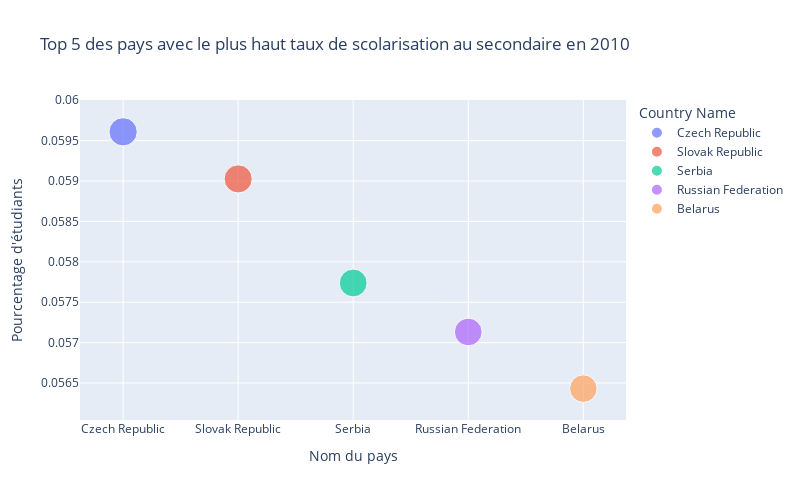

The code cell stored with this chart in its notebook:
### Code cell
import plotly.express as px
# graphique des pays avec le plus haut taux de scolarisation au secondaire 2010
fig = px.scatter(
    top5_education_2010,
    x="Country Name",
    y="proportion students 2010",
    title="Top 5 des pays avec le plus haut taux de scolarisation au secondaire en 2010",
    labels={"proportion students 2010": "Pourcentage d'étudiants"},
    size="proportion students 2010",
    color="Country Name"
)
fig.update_layout(
    xaxis_title="Nom du pays",
    yaxis_title="Pourcentage d'étudiants",
    width=800,
    height=500
)
fig.show()

### Figure 1 — Plotly figure (JSON) as saved in the notebook; plotly's stock layout.template omitted (floating-point values rounded to 4 significant figures)
{"data": [{"hovertemplate": "Country Name=%{x}<br>Pourcentage d'étudiants=%{marker.size}<extra></extra>", "legendgroup": "Czech Republic", "marker": {"color": "#636efa", "size": [0.05961], "sizemode": "area", "sizeref": 0.000149, "symbol": "circle"}, "mode": "markers", "name": "Czech Republic", "orientation": "v", "showlegend": true, "type": "scatter", "x": ["Czech Republic"], "xaxis": "x", "y": [0.05961], "yaxis": "y"}, {"hovertemplate": "Country Name=%{x}<br>Pourcentage d'étudiants=%{marker.size}<extra></extra>", "legendgroup": "Slovak Republic", "marker": {"color": "#EF553B", "size": [0.05903], "sizemode": "area", "sizeref": 0.000149, "symbol": "circle"}, "mode": "markers", "name": "Slovak Republic", "orientation": "v", "showlegend": true, "type": "scatter", "x": ["Slovak Republic"], "xaxis": "x", "y": [0.05903], "yaxis": "y"}, {"hovertemplate": "Country Name=%{x}<br>Pourcentage d'étudiants=%{marker.size}<extra></extra>", "legendgroup": "Serbia", "marker": {"color": "#00cc96", "size": [0.05774], "sizemode": "area", "sizeref": 0.000149, "symbol": "circle"}, "mode": "markers", "name": "Serbia", "orientation": "v", "showlegend": true, "type": "scatter", "x": ["Serbia"], "xaxis": "x", "y": [0.05774], "yaxis": "y"}, {"hovertemplate": "Country Name=%{x}<br>Pourcentage d'étudiants=%{marker.size}<extra></extra>", "legendgroup": "Russian Federation", "marker": {"color": "#ab63fa", "size": [0.05713], "sizemode": "area", "sizeref": 0.000149, "symbol": "circle"}, "mode": "markers", "name": "Russian Federation", "orientation": "v", "showlegend": true, "type": "scatter", "x": ["Russian Federation"], "xaxis": "x", "y": [0.05713], "yaxis": "y"}, {"hovertemplate": "Country Name=%{x}<br>Pourcentage d'étudiants=%{marker.size}<extra></extra>", "legendgroup": "Belarus", "marker": {"color": "#FFA15A", "size": [0.05643], "sizemode": "area", "sizeref": 0.000149, "symbol": "circle"}, "mode": "markers", "name": "Belarus", "orientation": "v", "showlegend": true, "type": "scatter", "x": ["Belarus"], "xaxis": "x", "y": [0.05643], "yaxis": "y"}], "layout": {"height": 500, "legend": {"itemsizing": "constant", "title": {"text": "Country Name"}, "tracegroupgap": 0}, "title": {"text": "Top 5 des pays avec le plus haut taux de scolarisation au secondaire en 2010"}, "width": 800, "xaxis": {"anchor": "y", "categoryarray": ["Czech Republic", "Slovak Republic", "Serbia", "Russian Federation", "Belarus"], "categoryorder": "array", "domain": [0, 1], "title": {"text": "Nom du pays"}}, "yaxis": {"anchor": "x", "domain": [0, 1], "title": {"text": "Pourcentage d'étudiants"}}}}
